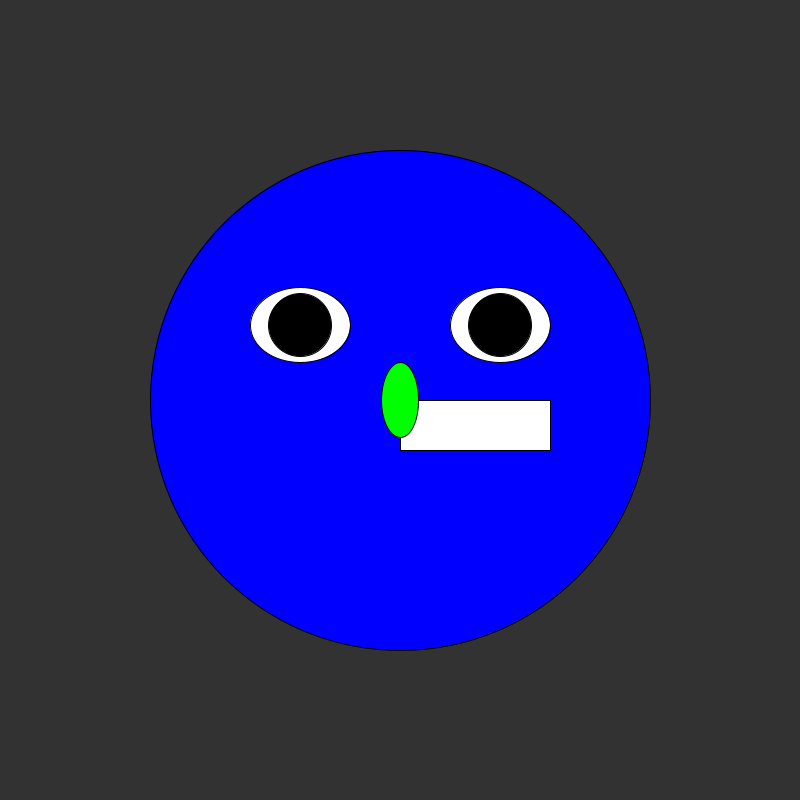
Frame 1 (no input)
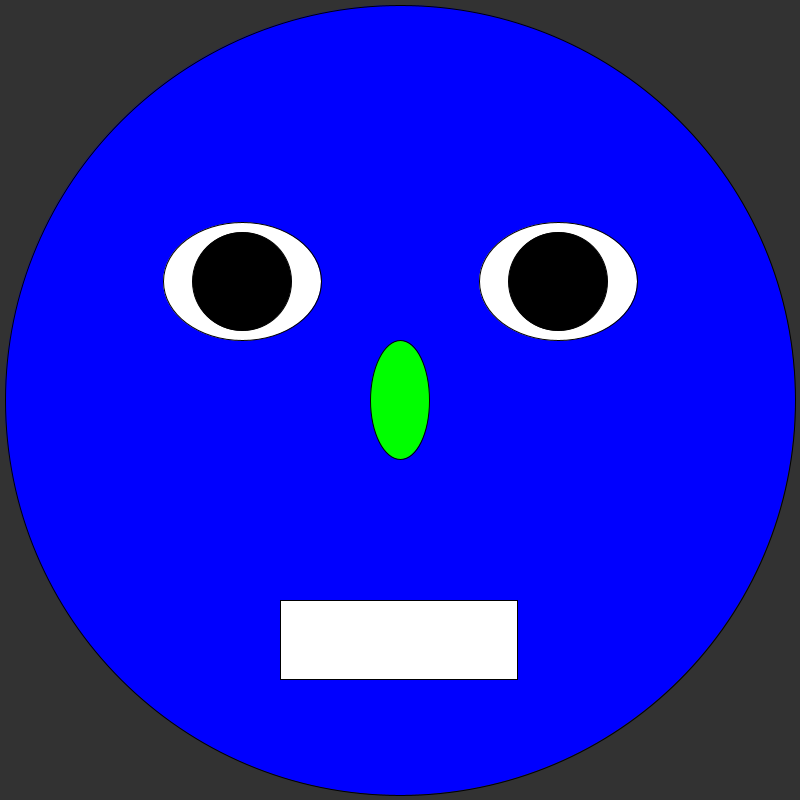
Frame 60 (the mouse pressed at the canvas centre just before this capture)
Frame 120 (the mouse held since frame 60 and released just before this capture): identical to frame 60, image omitted

The Processing sketch that drew these frames (run headless with seeded random() and noise(); from frame 60 on, the mouse is pressed at the canvas centre):

// Processing sketch: SizeShiftingHead_1_06
// ── SizeShiftingHead_1_06.pde
float faceX=400, faceY=400; // define variables for the face coordinates
float leftEyeX, leftEyeY; // define variables for the left eye coordinates
float rightEyeX, rightEyeY;
float eyeWidth, eyeHeight, eyeXShift, eyeYShift;
float pupilDiameter;
float mouthX, mouthY;
float noseX, noseY;
float noseWidth, noseHeight;
float mouthXShift, mouthYShift;
float mouthWidth, mouthHeight;
float faceDiameter=500;

void setup() {
  size(800, 800);
  stroke(0);
}

void draw() {
  background(50);
  eyeWidth = faceDiameter*40/200; // these are examples of scaling factors!
  eyeHeight = faceDiameter*30/200; 
  eyeXShift = faceDiameter*40/200;
  eyeYShift = faceDiameter*30/200;
  pupilDiameter = faceDiameter*25/200;
  leftEyeX=faceX-eyeXShift; 
  leftEyeY=faceY-eyeYShift; 
  rightEyeX=faceX+eyeXShift; 
  rightEyeY=faceY-eyeYShift;
  noseX=faceX;
  noseY=faceY;
  noseWidth=faceDiameter*15/200;
  noseHeight=faceDiameter*30/200;
  mouthX=faceX-mouthXShift;
  mouthY=faceY+mouthYShift;
  mouthXShift= faceDiameter*30/200;
  mouthYShift= faceDiameter*50/200;
  mouthWidth= faceDiameter*60/200;
  mouthHeight= faceDiameter*20/200;
  fill(0, 0, 255); // make fill color blue
  ellipse(faceX, faceY, faceDiameter, faceDiameter);  
  fill(255); //make fill color white
  rect(mouthX, mouthY, mouthWidth, mouthHeight); // make a rectangular mouth
  ellipse(leftEyeX, leftEyeY, eyeWidth, eyeHeight); // make a left eye      
  ellipse(rightEyeX, rightEyeY, eyeWidth, eyeHeight); 
  fill(0); // make the fill color black
  ellipse(leftEyeX, leftEyeY, pupilDiameter, pupilDiameter); // make pupil 
  ellipse(rightEyeX, rightEyeY, pupilDiameter, pupilDiameter);
  fill(0, 255, 0); // make fill color green
  ellipse(noseX, noseY, noseWidth, noseHeight); // make a green nose
  if (faceDiameter<width){
  faceDiameter += 10;
  }else{
    faceDiameter-=10;
  }
}
